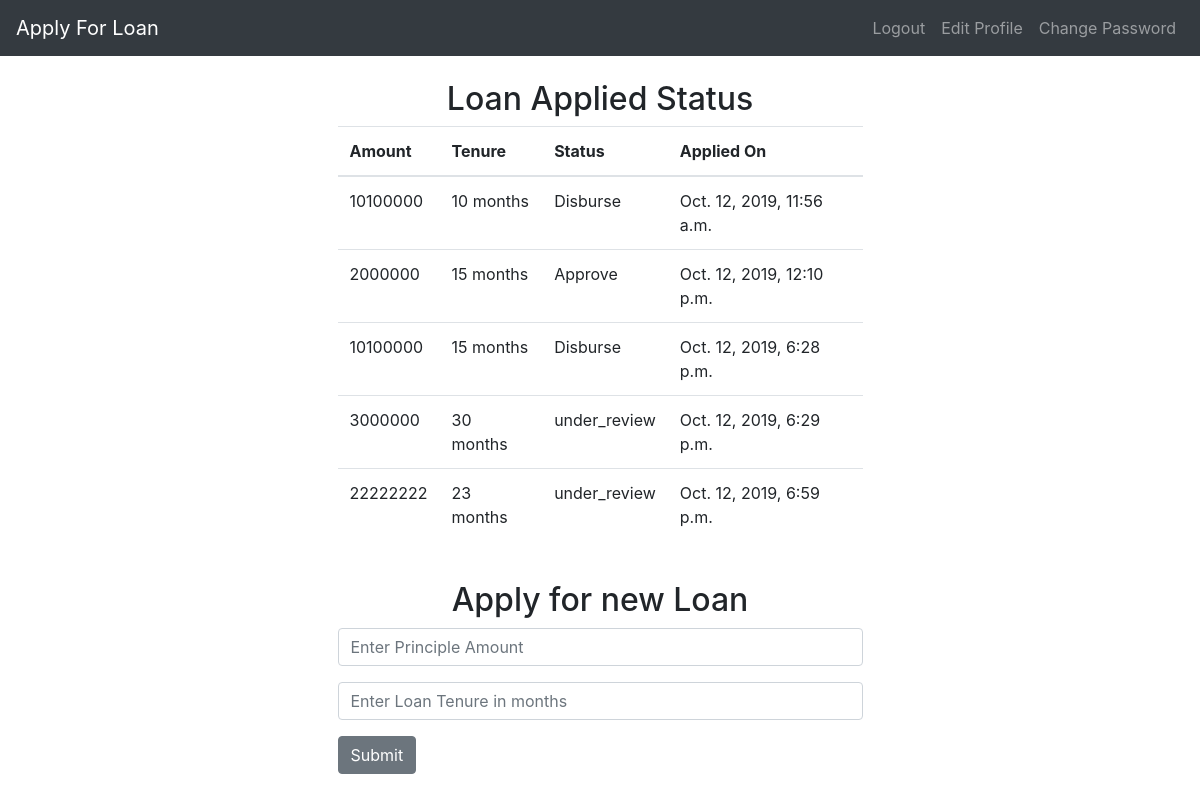
Screenshot of / (signed in) with the database file from the repository.
### authenticate/models.py (models this page shows, shortened)
class LoanApplication(models.Model):
    UNDER_REVIEW = "under_review"
    APPROVED = "approved"
    DISBURSED = "disbursed"
    REJECTED = "rejected"
    TYPE_CHOICES = (
        (UNDER_REVIEW, "under_review"),
        (APPROVED, "approved"),
        (DISBURSED, "disbursed"),
        (REJECTED, "rejected"),
    )
    user = models.ForeignKey(User, on_delete=models.CASCADE)
    amount = models.PositiveIntegerField(default=100000)
    tenure = models.PositiveIntegerField(default=12)
    status = models.CharField(max_length=20, default=UNDER_REVIEW, choices=TYPE_CHOICES)
    created_date = models.DateTimeField(auto_now_add=True)
    modified_date = models.DateTimeField(auto_now=True)

### authenticate/views.py (the view)
# urls.py: path("", views.home, name="home"),
def home(request):
    context = {}
    if request.user.is_authenticated:
        context.update({"is_admin": request.user.groups.filter(name="ADMIN").exists()})
        if context["is_admin"]:
            context.update(
                {
                    "applied_loans": LoanApplication.objects.filter(
                        status=LoanApplication.UNDER_REVIEW
                    )
                }
            )
        else:
            applied_loans = LoanApplication.objects.filter(user=request.user)
            if len(applied_loans) > 0:
                context.update(
                    {"already_applied": True, "applied_loans": applied_loans}
                )
    else:
        context.update({"already_applied": False})
    return render(request, "authenticate/home.html", context)

### authenticate/templatetags/template_filter.py (called while the page is built)
@register.filter
def is_admin(arg):
    return arg.groups.filter(name="ADMIN").exists()

### authenticate/templates/authenticate/home.html (shortened to what this page needs)
{% extends 'authenticate/base.html' %}
{% block content %}
{% if user.is_authenticated %}
	{% if is_admin %}
		<h2 class="text-center"> Loan Applied Status</h2>
		<div class="col-md-6 offset-md-3">
			<table class="table">
			  <thead>
				<tr>
					<th scope="col">Loan ID</th>
					<th scope="col">User</th>
					<th scope="col">Amount</th>
					<th scope="col">Tenure</th>
					<th scope="col">Status</th>
					<th scope="col">Applied On</th>
				</tr>
			  </thead>
			  <tbody>
				{% for loan in applied_loans %}
					<tr>
						<td><a href="{% url 'authenticate:loan_status' loan_id=loan.id %}">{{ loan.id }}</a></td>
						<td>{{ loan.user.first_name }} {{ loan.user.last_name }}</td>
						<td>{{ loan.amount }}</td>
						<td>{{ loan.tenure }} months</td>
						<td>{{ loan.status }}</td>
						<td>{{ loan.created_date }}</td>
					</tr>
				{% endfor %}
			  </tbody>
			</table>
		</div>
	{% else %}
		{% if already_applied %}
			<h2 class="text-center"> Loan Applied Status</h2>
			<div class="col-md-6 offset-md-3">
				<table class="table">
				  <thead>
				    <tr>
				      <th scope="col">Amount</th>
				      <th scope="col">Tenure</th>
				      <th scope="col">Status</th>
				      <th scope="col">Applied On</th>
				    </tr>
				  </thead>
				  <tbody>
					{% for loan in applied_loans %}
						<tr>
							<td>{{ loan.amount }}</td>
							<td>{{ loan.tenure }} months</td>
							<td>{{ loan.status }}</td>
							<td>{{ loan.created_date }}</td>
						</tr>
					{% endfor %}
				  </tbody>
				</table>
			</div>
		{% endif %}
		<br>
		<h2 class="text-center">Apply for new Loan</h2>
		<div class="col-md-6 offset-md-3">
			<form method="POST" action="{% url 'authenticate:loan_application' %}">
				<div class="form-group">
					<input type="text" class="form-control" placeholder="Enter Principle Amount" name="loan_amount" required="">
				</div>
				<div class="form-group">
					<input type="text" class="form-control" placeholder="Enter Loan Tenure in months" name="tenure" required>
				</div>
				<button type="submit" class="btn btn-secondary">Submit</button>
			</form>
		</div>
	{% endif %}
{% else %}
	<h1>Please Login to apply for loan </h1>
{% endif %}
{% endblock %}

### authenticate/templates/authenticate/base.html (shortened to what this page needs)
<!doctype html>
{% load template_filter %}
<html lang="en">
  <head>
    <link rel="stylesheet" href="https://stackpath.bootstrapcdn.com/bootstrap/4.3.1/css/bootstrap.min.css">
  </head>
  <body>
    <nav class="navbar navbar-expand-lg navbar-dark bg-dark">
      {% if user|is_admin %}
        <a class="navbar-brand" href="{% url 'authenticate:home' %}">View Loan Applications</a>
      {% else %}
        <a class="navbar-brand" href="{% url 'authenticate:home' %}">Apply For Loan</a>
      {% endif %}
  <div class="collapse navbar-collapse" id="navbarSupportedContent">
    <ul class="navbar-nav ml-auto">
      {% if user.is_authenticated %}
        <li class="nav-item">
          <a class="nav-link" href="{% url 'authenticate:logout' %}">Logout</a>
        </li>
        <li class="nav-item">
          <a class="nav-link" href="{% url 'authenticate:edit_profile' %}">Edit Profile</a>
        </li>
        <li class="nav-item">
          <a class="nav-link" href="{% url 'authenticate:change_password' %}">Change Password</a>
        </li>
      {% endif%}
    </ul>
  </div>
</nav>
    <br/>
    <div class="container">
      {% block content %}
      {% endblock %}
    </div>
  </body>
</html>

### rows the page displays
LoanApplication: amount "10100000", tenure "10", status "Disburse", created_date "Oct. 12, 2019, 11:56 a.m."
LoanApplication: amount "2000000", tenure "15", status "Approve", created_date "Oct. 12, 2019, 12:10 p.m."
LoanApplication: amount "10100000", tenure "15", status "Disburse", created_date "Oct. 12, 2019, 6:28 p.m."
LoanApplication: amount "3000000", tenure "30", status "under_review", created_date "Oct. 12, 2019, 6:29 p.m."
LoanApplication: amount "22222222", tenure "23", status "under_review", created_date "Oct. 12, 2019, 6:59 p.m."
